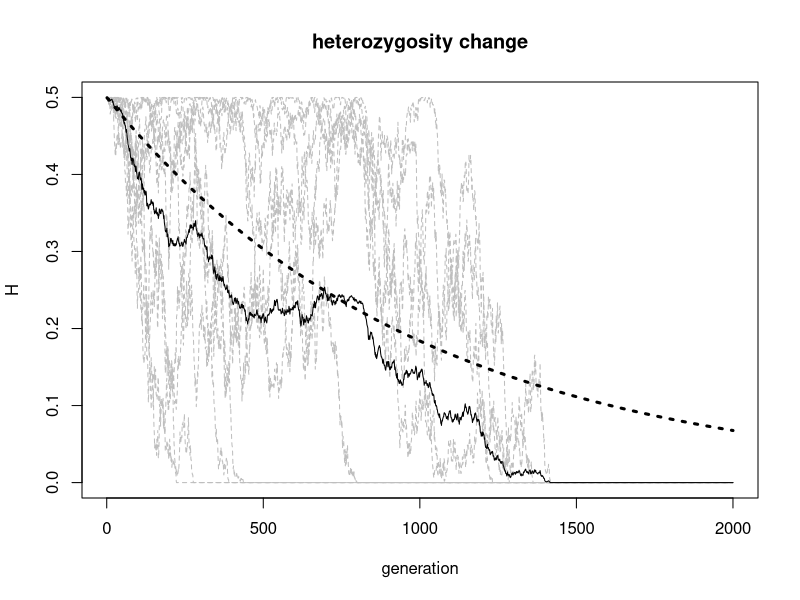
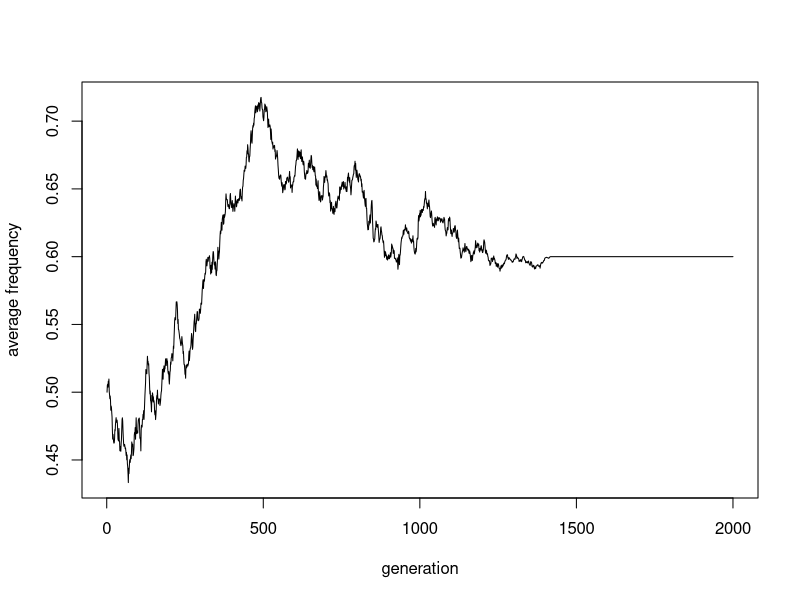
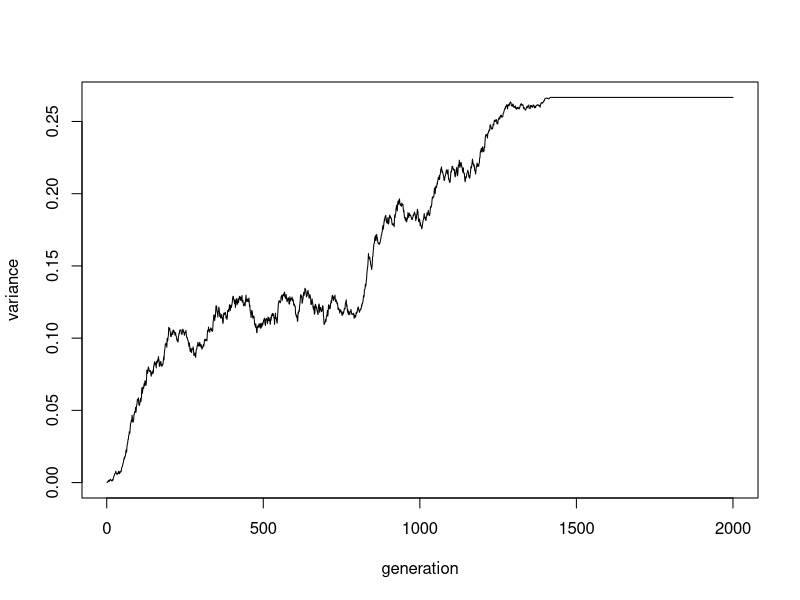

R code for these plots, in order:
# ---------------------------------------------------------------------------- #
# Parameters:
# Pop size
N <- 1000

# Number of generations
ngens <- 2000

# Number of populations
npops <- 10

# ---------------------------------------------------------------------------- #

# Create a matrix to store results.
# Each row will be a generation and each column, a population.

# Allele frequencies:
P <- matrix(nrow = ngens, ncol = npops) 

# ---------------------------------------------------------------------------- #

# for each population (N = 10)
for(i in 1:npops) {
  
  pop <- rep(0:1, each = N/2)
  P[1, i] <- mean(pop == 0)
  
  for(j in 2:ngens) {
    pop <- sample(pop, replace = TRUE)
    P[j, i] <- mean(pop == 0)
  }
}

H <- 2 * P * (1-P)

# ---------------------------------------------------------------------------- #

# plotting the heterozygosities:
plot(NA, type = "n", xlim = c(1, ngens), ylim = c(0, 0.5),
     xlab = "generation", ylab = "H", main = "heterozygosity change")

# plot H for each population (columns) individually. Noisy!
apply(H, 2, lines, col = "grey", lty = 2)

# plot the mean across generations (rows)
lines(rowMeans(H))

# Let's also draw the line of the theoretical decrease in the heterozygosity
h_theor <- 0.5 * (1-(1/N))^(1:ngens)
lines(h_theor, lty = 3, lwd = 3)

# ---------------------------------------------------------------------------- #

# plotting the average allele frequency
#### Check: this is not the correct plot
plot(rowMeans(P), type = "l", xlab = "generation", ylab = "average frequency")

# ---------------------------------------------------------------------------- #

# plotting the variance in allele frequency
plot(apply(P, 1, var), type = "l", xlab = "generation", ylab = "variance")
